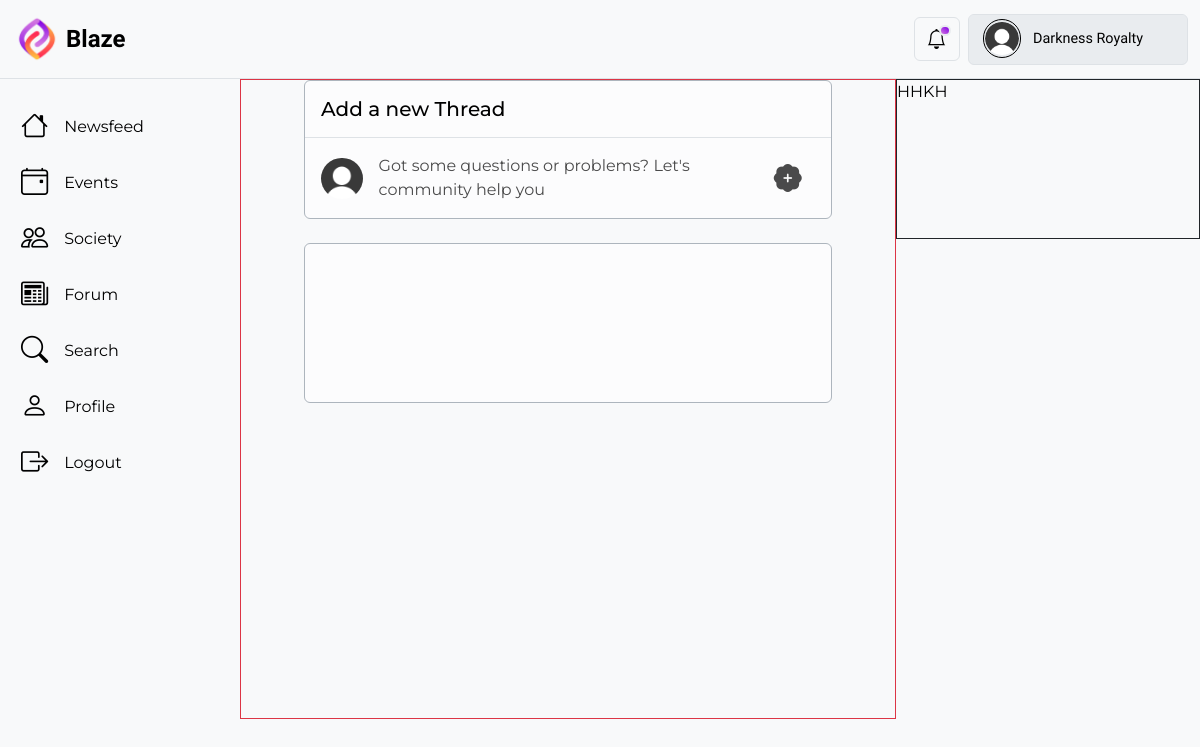
Before: /forum/ (signed in) with the older database file.
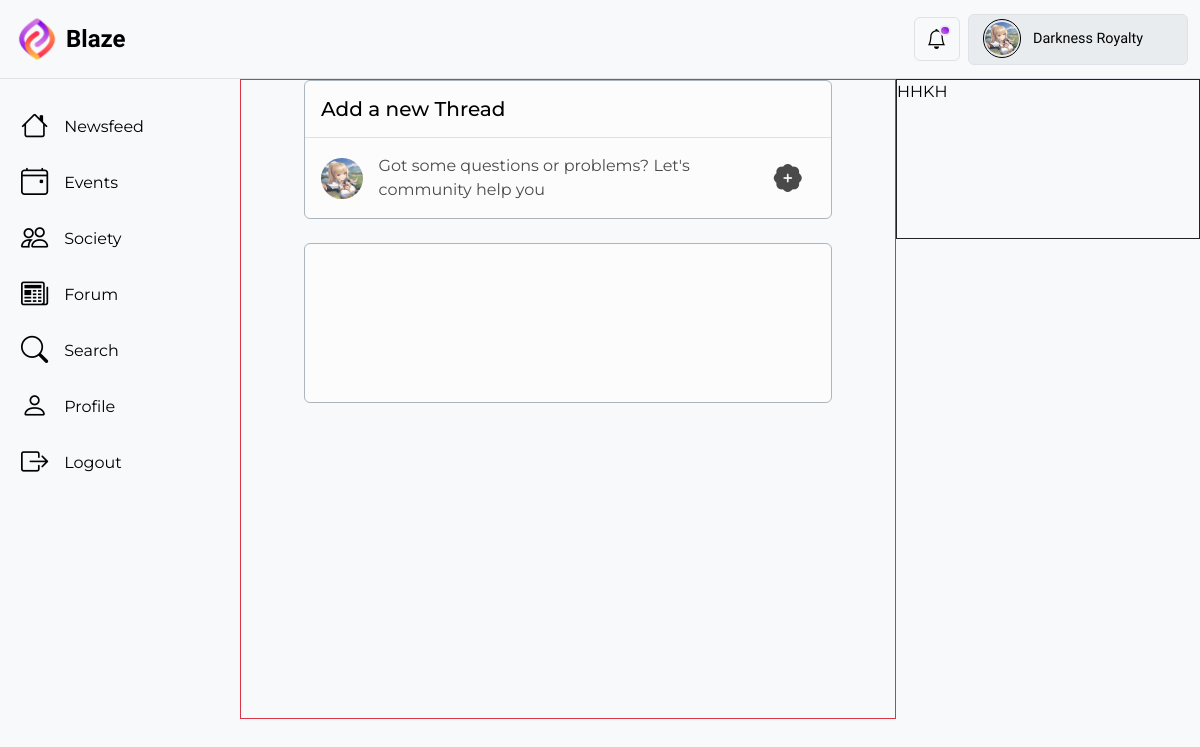
After: the same page with the newer database file.
### BlazeApp/models.py (models this page shows, shortened)
class User(AbstractUser):
    profile_picture = models.ImageField(
        upload_to="profile_pics/",
        blank=True,
        null=True,
        default="profile_pics/Default_Profile_Picture.png",
        validators=[
            FileExtensionValidator(
                allowed_extensions=["jpg", "jpeg", "png"]
            ),  # Restrict allowed file extensions
            validate_profilePicture_size,  # Set a maximum file size limit (7 MB in this example)
        ],
    )
    follow = models.ManyToManyField(
        "self", symmetrical=False, related_name="followers", blank=True
    )
    class Meta:
        verbose_name = "User"
        verbose_name_plural = "Users"

### BlazeApp/views.py (the view)
def forum(request):
    content = {}
    return render(request, "BlazeApp/forum.html", content)

### BlazeApp/templates/BlazeApp/forum.html (shortened to what this page needs)
{% extends 'BlazeApp/base.html' %}
{% load static %}
{% block ExtraHeaders %}
  <link rel="stylesheet" href="{% static 'BlazeApp/base2.css' %}" />
{% endblock %}
{% block content %}
  <div class="content-d border border-danger  col" style="height: 40rem;">
    <div class="dd1 mx-auto">
      <div class="create-post bg-light-subtle text-body-emphasis mb-4 border border-dark-subtle rounded user-select-none overflow-hidden">
        <div class="h5 p-3 mb-0 border-bottom">Add a new Thread</div>
        <a href="{% url 'BlazeApp:create_thread' %}">
          <div class="d-flex align-items-center bg-scheme text-secondary p-3">
            <div class="create-post-pp col-1">
              <img src="{{ user.profile_picture.url }}" alt="profile picture" />
            </div>
            <div class="fs-6 col text-body-emphasis mx-3" style="opacity: 0.7;">Got some questions or problems? Let's community help you</div>
            <div class="text-body-emphasis fs-3 col-1" style="opacity: 0.7;">
              <i class="bi bi-patch-plus-fill"></i>
            </div>
          </div>
        </a>
      </div>
      <div class="post-d bg-light-subtle mb-4 pt-1 border border-dark-subtle rounded text-body-emphasis" data-eid="1" style="height: 10rem;">
      </div>
    </div>
    </div>
  <div class="minisidebar-d border border-dark col-3 d-none d-lg-block text-body-emphasis" style="height: 10rem;">HHKH</div>
{% endblock %}

### BlazeApp/templates/BlazeApp/base.html (shortened to what this page needs)
{% load static %}
<!DOCTYPE html>
  <html lang="en">
    <head>
      <link href="https://cdn.jsdelivr.net/npm/bootstrap@5.3.1/dist/css/bootstrap.min.css" rel="stylesheet" />
      <link rel="stylesheet" href="https://cdn.jsdelivr.net/npm/bootstrap-icons@1.10.5/font/bootstrap-icons.css" />
      <link href="{% static 'BlazeApp/base.css' %}" rel="stylesheet" />
      {% block ExtraHeaders %}
      {% endblock %}
    </head>
    <body>
      {% block navbar %}
        <nav class="navbar bg-body-tertiary border-bottom position-sticky">
          <div class="container-xxl">
            <a class="navbar-brand d-flex align-items-center justify-content-center" href="{% url 'BlazeApp:newsfeed' %}">
              <img src="{% static 'BlazeApp/Blaze Logo.png' %}" alt="Logo" width="50px" height="auto" class="d-inline-block align-text-top" />
              <div class="ms-1 fs-4 fw-semibold text-body-emphasis">Blaze</div>
            </a>
            <div class="d-flex align-items-center">
              <button class="btn border bg-scheme mx-2 fs-5 position-relative noti-btn text-body-emphasis" type="button" data-bs-toggle="offcanvas" data-bs-target="#NotificationOffcanvas" aria-controls="offcanvasNotification"><div id="noti-indicator"></div><i class="bi bi-bell"></i></button>
              <div class="dropdown-center bg-body-secondary border rounded nav-profile-d col-md-2 d-lg-block d-none user-select-none">
                <button class="nav-profile bg-body-secondary d-flex align-items-center justify-content-around" data-bs-toggle="dropdown" aria-expanded="false">
                  <div class="nav-profile-pic-cover d-flex justify-content-center align-items-center mx-2" style="width: 2.4rem; height: 2.4rem;">
                    <div class="nav-profile-pic">
                      <img src="{{ request.user.profile_picture.url }}" alt="profile-picture" />
                    </div>
                  </div>
                  <div class="nav-profile-name text-start text-truncate fw-medium mx-1 d-lg-block d-none">{{ request.user.first_name }} {{ request.user.last_name }}</div>
                </button>
              </div>
            </div>
          </div>
        </nav>
      {% endblock %}
      <div id="material" class="container-xxl d-flex" style="padding: 0px;">
        {% block body %}
          <div class="side-panel-d d-none d-md-block">
            <a href="{% url 'BlazeApp:newsfeed' %}">
              <div class="side-panel-item text-body-emphasis bg-scheme d-flex align-items-center fw-normal rounded mx-1 mt-4">
                <i class="ms-3 me-3 bi bi-house"></i>Newsfeed
              </div>
            </a>
            <a href="{% url 'BlazeApp:events' %}">
              <div class="side-panel-item text-body-emphasis bg-scheme d-flex align-items-center fw-normal rounded mx-1 mt-2">
                <i class="ms-3 me-3 bi bi-calendar4-event"></i>Events
              </div>
            </a>
            <a href="{% url 'BlazeApp:society' %}">
              <div class="side-panel-item text-body-emphasis bg-scheme d-flex align-items-center fw-normal rounded mx-1 mt-2">
                <i class="ms-3 me-3 bi bi-people"></i>Society
              </div>
            </a>
            <a href="{% url 'BlazeApp:forum' %}">
              <div class="side-panel-item text-body-emphasis bg-scheme d-flex align-items-center fw-normal rounded mx-1 mt-2">
                <i class="ms-3 me-3 bi bi-newspaper"></i>Forum
              </div>
            </a>
            <div class="side-panel-item text-body-emphasis bg-scheme d-flex align-items-center fw-normal rounded mx-1 mt-2" data-bs-toggle="modal" data-bs-target="#searchBar">
              <i class="ms-3 me-3 bi bi-search"></i>Search
            </div>
            <a href="{% url 'BlazeApp:profile' request.user.pk %}">
              <div class="side-panel-item text-body-emphasis bg-scheme d-flex align-items-center fw-normal rounded mx-1 mt-2">
                <i class="ms-3 me-3 bi bi-person"></i>Profile
              </div>
            </a>
            <a href="{% url 'BlazeApp:user_logout' %}">
              <div class="side-panel-item text-body-emphasis bg-scheme d-flex align-items-center fw-normal rounded mx-1 mt-2">
                <i class="ms-3 me-3 bi bi-box-arrow-right"></i>Logout
              </div>
            </a>
          </div>
          {% block content %}
          {% endblock %}
        {% endblock %}
      </div>
    </body>
  </html>
</html>

### BlazeApp/static/BlazeApp/base.css (style rules this page uses)
body { font-family: 'Montserrat', sans-serif; color: #393939; }
a { text-decoration: none; color: #393939; }
.navbar { top: 0; z-index: 100; font-family: 'Comfortaa', sans-serif; }
.nav-profile-d { height: 3.2rem; width: max-content; }
.nav-profile { width: max-content; height: 3rem; border: none; border-radius: 5px; outline: none; transition: 0.25s ease-in-out; }
.nav-profile-pic { border-radius: 50%; overflow: hidden; }
.nav-profile-pic-cover { border: 1px solid var(--bs-emphasis-color); border-radius: 50%; width: 3rem; height: 3rem; cursor: pointer; }
.nav-profile-pic>img { width: 2.1rem; height: 2.1rem; border-radius: 50%; }
.nav-profile-name { width: 9rem; font-size: 0.9rem; }
.bg-scheme { cursor: pointer; transition: background-color 0.2s ease-in-out; }
.noti-btn { --bs-btn-hover-color: var(--bs-emphasis-color); --bs-btn-active-color: var(--bs-emphasis-color); }
#noti-indicator { background: linear-gradient(to left bottom, #8100E6, #D175E0); width: 0.7rem; height: 0.7rem; position: absolute; border-radius: 50%; right: 8px; top: 7px; border: 2px solid white; border-color: var(--bs-secondary-bg) !important; transition: 0.1s ease-in-out; }
.side-panel-d { width: 15rem; max-height: calc(100vh - 75px); overflow: auto; position: sticky; top: 75px; z-index: 101; }
.side-panel-item { height: 3rem; font-size: 1rem; transition: 0.15s ease-in-out; border: 1px solid transparent; }
.side-panel-item i { font-size: 1.7rem; }
.content-d { height: max-content; }

### BlazeApp/static/BlazeApp/base2.css (style rules this page uses)
.create-post { height: max-content; }
.create-post-pp { width: 2.6rem; border-radius: 50%; height: 2.6rem; overflow: hidden; }
.create-post-pp>img { width: inherit; }
.post-d { height: max-content; overflow: hidden; }
.dd1 { width: 33rem; }
.minisidebar-d { position: sticky; top: 75px; max-height: calc(100vh - 75px); z-index: 10; width: 19rem; min-width: 10rem; }

Changed rows visible on the page:
changed User "Darkness": user.profile_picture: picture added in place of a placeholder; profile_picture: picture added in place of a placeholder
